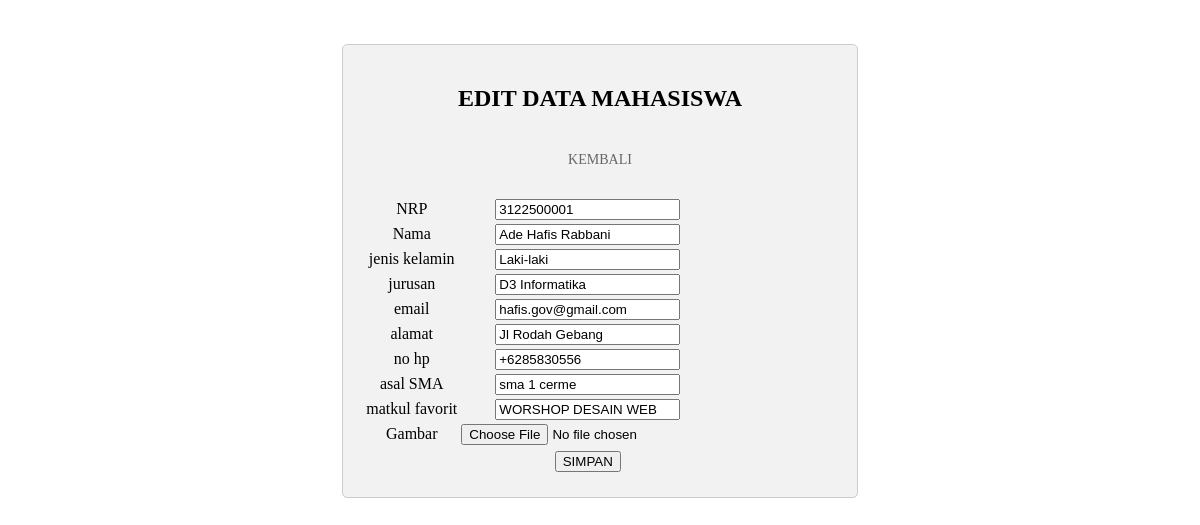
The page /edit.php?id=1 on the database its author committed.
### tables this page shows
CREATE TABLE `data_mahasiswa` (
  `id` int(11) NOT NULL,
  `NRP` varchar(11) NOT NULL,
  `Nama` varchar(100) NOT NULL,
  `jenis_kelamin` varchar(10) NOT NULL,
  `jurusan` varchar(50) NOT NULL,
  `email` varchar(50) NOT NULL,
  `alamat` varchar(20) NOT NULL,
  `no_hp` varchar(15) NOT NULL,
  `asal_SMA` varchar(50) NOT NULL,
  `matkul_favorit` varchar(50) NOT NULL,
  `foto` varchar(100) DEFAULT NULL
);

### edit.php (the view, shortened to what this page needs)
<!DOCTYPE html>
<html>
<head>
</head>
<body>
	<br>
	<br>
	</head>
	<body>
		<div class="container">
			<h2 style="text-align: center;">EDIT DATA MAHASISWA</h2>
			<br />
			<a href="index.php" class="back">KEMBALI</a>
			<br><br>
			<?php
			include 'koneksi.php';
			$id = $_GET['id'];
			$data = mysqli_query($koneksi, "select * from data_mahasiswa where id = '$id'");
			while ($d = mysqli_fetch_array($data)) {
			?>
				<form method="post" action="update.php" enctype="multipart/form-data">
					<table>
						<tr>
							<td>NRP</td>
							<td>
								<input type="number" name="NRP" value="<?php echo $d['NRP']; ?>">
							</td>
						</tr>
						<tr>
							<td>Nama</td>
							<td><input type="text" name="Nama" value="<?php echo $d['Nama']; ?>"></td>
						</tr>
						<tr>
							<td>jenis kelamin</td>
							<td><input type="text" name="jenis_kelamin" value="<?php echo $d['jenis_kelamin']; ?>"></td>
						</tr>
						<tr>
							<td>jurusan</td>
							<td><input type="text" name="jurusan" value="<?php echo $d['jurusan']; ?>"></td>
						</tr>
						<tr>
							<td>email</td>
							<td><input type="text" name="email" value="<?php echo $d['email']; ?>"></td>
						</tr>
						<tr>
							<td>alamat</td>
							<td><input type="text" name="alamat" value="<?php echo $d['alamat']; ?>"></td>
						</tr>
						<tr>
							<td>no hp</td>
							<td><input type="text" name="no_hp" value="<?php echo $d['no_hp']; ?>"></td>
						</tr>
						<tr>
							<td>asal SMA</td>
							<td><input type="text" name="asal_SMA" value="<?php echo $d['asal_SMA']; ?>"></td>
						</tr>
						<tr>
							<td>matkul favorit</td>
							<td><input type="text" name="matkul_favorit" value="<?php echo $d['matkul_favorit']; ?>"></td>
						</tr>
						<tr>
							<td>Gambar</td>
							<td><input type="file" name="foto" value="<?php echo $d['foto']; ?>"></td>
						</tr>
						<tr>
							<td></td>
							<td><input type="submit" value="SIMPAN"></td>
						</tr>
					</table>
				</form>
			<?php
			}
			?>
	</body>
</html>

### edit.php (style rules this page uses)
.container { margin: auto; width: 40%; text-align: center; border: 1px solid #ccc; background-color: #f2f2f2; border-radius: 5px; padding: 20px; }
.back { color: #666; text-decoration: none; font-size: 14px; margin-bottom: 10px; display: inline-block; }

### rows shown on the page
data_mahasiswa: NRP "3122500001", Nama "Ade Hafis Rabbani", jenis_kelamin "Laki-laki", jurusan "D3 Informatika", email "hafis.gov@gmail.com", alamat "Jl Rodah Gebang", no_hp "+6285830556", asal_SMA "sma 1 cerme", matkul_favorit "WORSHOP DESAIN WEB"
